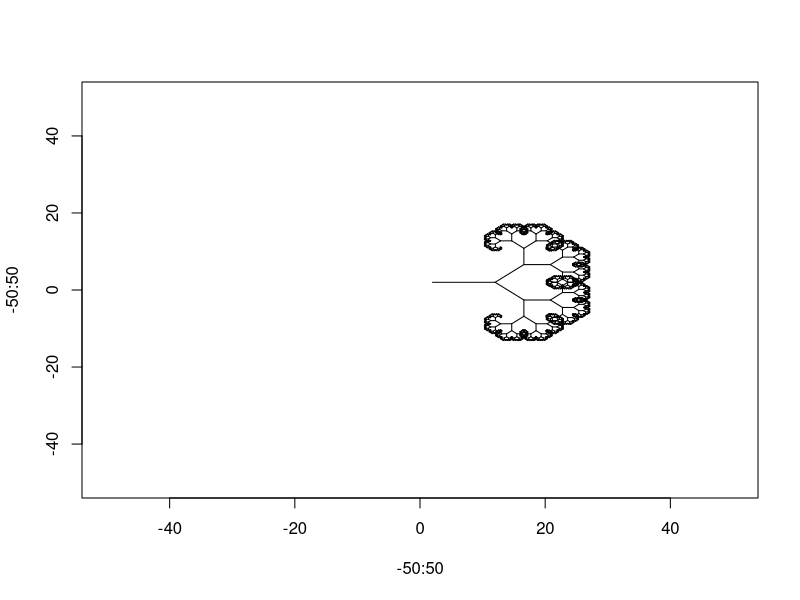
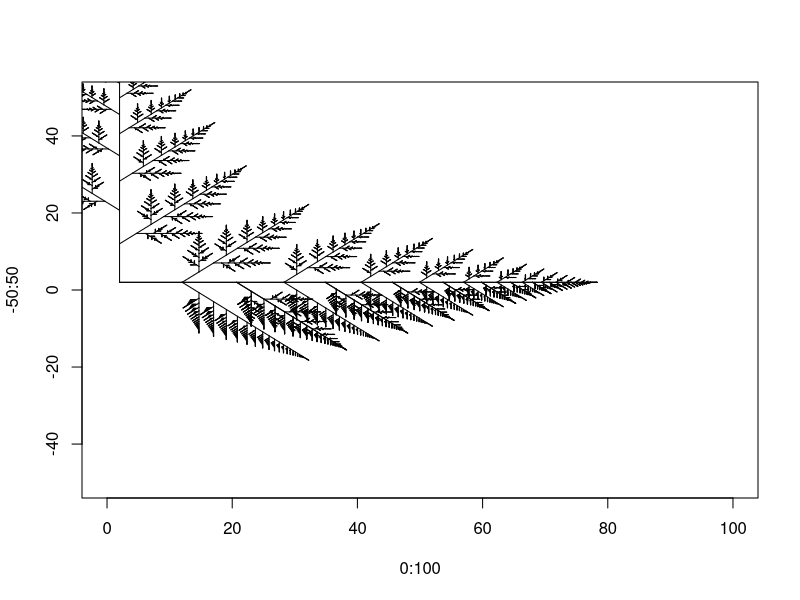

Source code (R) for these figures, in order:
# CMEE 2019 HPC excercises R code main proforma
# you don't HAVE to use this but it will be very helpful.  If you opt to write everything yourself from scratch please ensure you use EXACTLY the same function and parameter names and beware that you may loose marks if it doesn't work properly because of not using the proforma.

name <- "Emma Deeks"
preferred_name <- "Emma"
email <- "ead19@imperial.ac.uk"
username <- "edeeks"
personal_speciation_rate <- 0.003517 # will be assigned to each person individually in class and should be between 0.002 and 0.007

# Question 1
#Each number in a community is a individual but the different numbers 
# represents different species- species richness outputs the number 
#of different numbers/species
species_richness <- function(community){
  length(unique(community))
}


# Question 2
# This gives the maximum number of different specis in a community which
# is specified but the 'size' within the function- gives sequence
init_community_max <- function(size){
  seq(size)
}

# Question 3
# effect of initial condition- generates an alternative initial state
# for your simulation of a certain size with the mimum possible number of species
# Gives total number of individuals for given size 
init_community_min <- function(size){
  c(rep(1, size))
}

# Question 4
# Chooses random number according to uniform distribution between i and max vallue
# chooses second random number and returns vector of length
choose_two <- function(max_value){
  sample(1:max_value, 2)
}

# Question 5
# performs a single step of a simple neutral model simulation WITHOUT SPECIATION
# on a commmunity vector. picks idividual to die and replaces with reproduction
# Are not same individual but could be of the same species. returns community states with equal probability
neutral_step <- function(community){
  first <- choose_two(length(community))
  community[first[1]] <- community[first[2]]
  return(community)
}


# Question 6
# simulates several neutral_steps on a community so generation has passed
# A generation is however many indivduals there are divided by two (community/2)
# makes x into a even number randomly 
# Generation is the amount of time expected between bird and reproduction
# (not the time bwteen birth and death)
# e.g. 10 indivudals = 5 neutral steps correspond to 5 births and 5 deaths 
# Funcion outputs vector giving community state after a generation has passed
neutral_generation <- function(community){
  steps <- round(jitter(length(community)/2, amount = 0.1))
  for (i in 1:steps){
    community <- neutral_step(community)
  }
  return(community)
}


# Question 7
# rns the neutral theory simulation and return time series of species richness
# inputs community and number of generations 
# gives species richness at each generation of simulation
neutral_time_series <- function(community, duration){
  richness <- c()
  for (i in 1:duration){
    community <- neutral_generation(community)
    p <- species_richness(community)
    richness <- c(richness, p)
  }
  return(richness)
}


# Question 8
# Plots time series of neutral time series from initial conidition of maximum diversity
# not inputs 
question_8 <- function(){
  x <- c()
  y <- c()
  duration = 200
  richness <- neutral_time_series(init_community_max(100), duration)
  for (i in 1:duration){
    x <- c(x, i)
    y <- c(y, richness[i])
  }
  plot(x,y)
  return("type your written answer here")
}

# Question 9
# performs a step of a neutral model but WITH SPECIATION 
# speciation replaces dead indidivual with new species witht he probably of the given speciation rate 
# if probability not met the dead indiivual is replaced with the offspring of another inidividual like neutral step
# speciation rate is an input parameter 
neutral_step_speciation <- function(community,speciation_rate){
  newspecies <- runif(1, min = 0, max = 1)
  if(newspecies > speciation_rate){
    community <- neutral_step(community)
  } else {
    choices <- choose_two(length(community))
    community[choices[1]] <- max(community)+1
  }
  return(community)
}

# Question 10
neutral_generation_speciation <- function(community,speciation_rate)  {
  steps <- round(jitter(length(community)/2, amount = 0.1))
  for (i in 1:steps){
    community <- neutral_step_speciation(community, speciation_rate)
  }
  return(community)
}


# Question 11
neutral_time_series_speciation <- function(community,speciation_rate,duration){
  richness <- c()
  for (i in 1:as.integer(duration)){
    community <- neutral_generation_speciation(community, speciation_rate)
    p <- species_richness(community)
    richness <- c(richness, p)
  }
  return(richness)
}


# Question 12

question_12 <- function(){
  graphics.off()
  x <- c()
  y <- c()
  y2 <- c()
  duration = 200
  speciation_rate = 0.1
  richness <- neutral_time_series_speciation(init_community_max(100), speciation_rate, duration)
  richness2 <- neutral_time_series_speciation(init_community_min(100), speciation_rate, duration)
  x <- c(duration)
  y <- c(richness)
  y2 <- c(richness2)
  plot(y, col = 'red', type = 'l')
  lines(y2, col = 'blue')
  return("type your written answer here")
}


# Question 13
species_abundance <- function(community)  {
  w = table(community)
  sort(w, decreasing = TRUE)
}

# Question 14
octaves <- function(abundance_vector) {
  tabulate(floor(log2(abundance_vector))+1)
}

# Question 15
sum_vect <- function(x, y) {
  diff <- length(x)-length(y)
  if (diff > 0) {
    y <- c(y, rep(0, abs(diff))) }
  if (diff < 0) {
    x <- c(x, rep(0, abs(diff))) }
  vector_sum <- x + y
  return(vector_sum)
}

# Question 16 
question_16 <- function(){
  graphics.off()
  richnessmax <- c()
  richnessmin <- c()
  octave_to_max <- c()
  octave_to_min <- c()
  duration = 200
  generation = 2000
  speciation_rate = 0.1
  richnessmax <- init_community_max(100)
  richnessmin <- init_community_min(100)
  for (i in 1:as.integer(duration)) {
  richnessmax <- neutral_generation_speciation(richnessmax, speciation_rate)
  richnessmin <- neutral_generation_speciation(richnessmin, speciation_rate)
  }
  octave_max <- octaves(species_abundance(richnessmax))
  octave_min <- octaves(species_abundance(richnessmin))
  counter <- 0 
  for (i in 1:as.integer(generation)) {
    richnessmax <- neutral_generation_speciation(richnessmax, speciation_rate)
    richnessmin <- neutral_generation_speciation(richnessmin, speciation_rate)
    if (i %% 20==0){
      counter<- counter + 1
      octave_max <- octaves(species_abundance(richnessmax))
      octave_min <- octaves(species_abundance(richnessmin))
      octave_to_max <- sum_vect(octave_to_max, octave_max)
      octave_to_min <- sum_vect(octave_to_min, octave_min)
    }
  }
  averagemax <- octave_to_max / counter
  averagemin <- octave_to_min / counter
  par(mfrow=c(1,2))
  barplot(averagemax)
  barplot(averagemin)
}



# Question 17
cluster_run <- function(speciation_rate, size, wall_time, interval_rich, interval_oct,
                        burn_in_generations, output_file_name)  {
  community <- init_community_min(size)
  start_time <- (proc.time()[3])
  counter <- 0
  octave_data <- list()
  count_octave <- 0
  richness <- c()
  run_time <- (proc.time()[3] - start_time)/60
  while (run_time < wall_time) {
    community <- neutral_generation_speciation(community, speciation_rate)
    counter <- counter + 1
    run_time <- (proc.time()[3] - start_time)/60
    if (counter %% interval_rich == 0 && counter <= burn_in_generations) {
      richness <- c(richness, species_richness(community))
    }
    if (counter %% interval_oct == 0) {
      count_octave <- count_octave + 1
      octave1 <- octaves(species_abundance(community))
      octave_data[[count_octave]] <- (octave1)
    }
  }
  time_end <- (proc.time()[3] - start_time)
  save(richness, octave_data, community, time_end, speciation_rate,
       size, wall_time, interval_rich, interval_oct, burn_in_generations, file = output_file_name)
}

# Questions 18 and 19 involve writing code elsewhere to run your simulations on the cluster



# Question 20 
process_cluster_results <- function()  {
  # clear any existing graphs and plot your graph within the R window
  combined_results <- list() #create your list output here to return
  return(combined_results)
}


########### FRACTALS ############
# Question 21
question_21 <- function()  {
  a <- list('1.89', "Using the Koch Curve equation, I set the the Width of the square at 3, because it is three 'squares' long
            and the size as 8 as there are 8 squares of the subunit. I then divided log of size (8) by the log of width (3) to get 1.89")
  return(a)
}

# Question 22
question_22 <- function()  {
  a <- list("2.73", "Using the box method for working out the dimension, the number 
            of hypercubes was set as 20 and the hypercube length set as a 1/3 as that was 
            the fraction where the 'hole' in the centre of the cube was excluded. the equation was log(20)/log(1/3) and log(1)")
  return(a)
}

# Question 23
chaos_game <- function()  {
  A = c(0,0)
  B = c(3,4)
  C = c(4,1)
  X = c(0,0)
  points <- list(A, B, C)
  plot(x = X[1], y = X[2], cex = 0.5)
  for (i in 1:10000){
    new <- sample(points, 1)
    newnum <- c(as.numeric(new[[1]][1]), as.numeric(new[[1]][2]))
    Xnew <- ((newnum - X)/2)
    X <- Xnew + X
    points(x = X[1], y = X[2], cex = 0.5)
  }
  return("This makes a fractal triangle")
}

# Question 24

turtle <- function(start_position, direction, length){
  newx <- cos(direction) * length 
  newy <- sin(direction) * length
  newpoints <- c(newx,newy)
  newpositions <- c(newpoints + start_position)
  segments(start_position[1], start_position[2], newpositions[1], newpositions[2])
  return(newpositions) # you should return your endpoint here.
}

# Question 25
elbow <- function(start_position, direction, length){
  first <- turtle(start_position, direction, length)
  turtle(first, (direction - pi/4), length*0.95)
}

# Question 26
spiral <- function(start_position, direction, length, limit){
  first <- turtle(start_position, direction, length)
  if (length > limit) {
  spiral(first, (direction - pi/4), length*0.95, limit)
  }
  return("type your written answer here")
}

# Question 27
draw_spiral <- function(start_position, direction, length, limit = 0.1)  {
  first <- turtle(start_position, direction, length)
  if (length > limit) {
  spiral(first, (direction - pi/4), length*0.95, limit)
  }
}



# Question 28
tree <- function(start_position, direction, length, limit = 0.1){
  first <- turtle(start_position, direction, length)
  if (length > limit) {
    tree(first, (direction - pi/4), length*0.65, limit)
    tree(first, (direction + pi/4), length*0.65, limit)
  }
  return("type your written answer here")
}

start_position2 <- c(2,2)
graphics.off()
plot(-50:50,-50:50, type = "n")
tree(start_position2, 0, 10)

draw_tree <- function()  {
  # clear any existing graphs and plot your graph within the R window
}

# Question 29
fern <- function(start_position, direction, length, limit = 0.1){
  first <- turtle(start_position, direction, length)
  if (length > limit) {
    fern(first, (direction - pi/4), length*0.38, limit)
    fern(first, direction, length*0.87, limit)
  }
  return("type your written answer here")
}


draw_fern <- function()  {
  # clear any existing graphs and plot your graph within the R window
}

# Question 30

fern2 <- function(start_position, direction, length, dir, limit = 0.1){
  first <- turtle(start_position, direction, length)
  if (length > limit) {
    fern2(first, (direction + (dir * pi/4)), length*0.38, (dir*1), limit)
    fern2(first, direction, length*0.87, (dir*-1), limit)
  }
  return("type your written answer here")
}

plot(0:100,-50:50, type = "n")
fern(start_position2, 0, 10)

fern2(start_position2, 0, 10, 1)

fern2(start_position2, pi/2, 10, -1)

draw_fern2 <- function()  {
  # clear any existing graphs and plot your graph within the R window
}

# Challenge questions - these are optional, substantially harder, and a maximum of 16% is available for doing them.  

# Challenge question A
Challenge_A <- function() {
  # clear any existing graphs and plot your graph within the R window
}

# Challenge question B
Challenge_B <- function() {
  # clear any existing graphs and plot your graph within the R window
}

# Challenge question C
Challenge_C <- function() {
  # clear any existing graphs and plot your graph within the R window
}

# Challenge question D
Challenge_D <- function() {
  # clear any existing graphs and plot your graph within the R window
  return("type your written answer here")
}

# Challenge question E
Challenge_E <- function() {
  # clear any existing graphs and plot your graph within the R window
  return("type your written answer here")
}

# Challenge question F
Challenge_F <- function() {
  # clear any existing graphs and plot your graph within the R window
  return("type your written answer here")
}

# Challenge question G should be written in a separate file that has no dependencies on any functions here.

